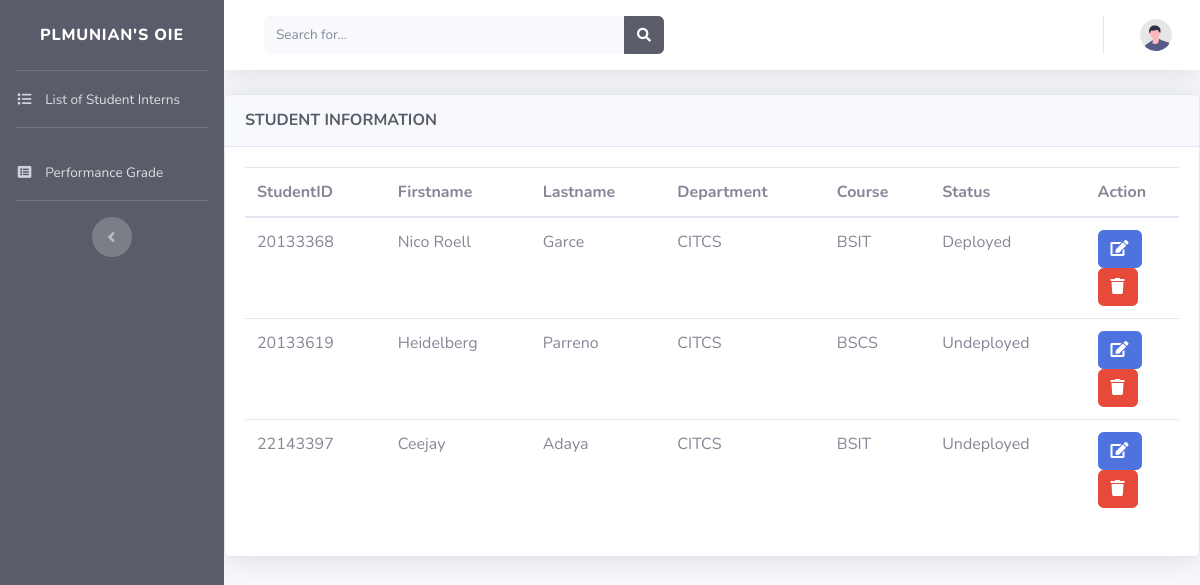
Screenshot of /adviser-portal/Pstatus.php with the database file from the repository.
### tables this page shows
CREATE TABLE `studentinfo` (
  `studentID` int(8) NOT NULL,
  `firstname` varchar(100) NOT NULL,
  `middlename` varchar(100) NOT NULL,
  `lastname` varchar(100) NOT NULL,
  `address` varchar(100) NOT NULL,
  `age` int(100) NOT NULL,
  `gender` varchar(100) NOT NULL,
  `contactNo` bigint(11) NOT NULL,
  `section` varchar(255) NOT NULL,
  `course` varchar(100) NOT NULL,
  `department` varchar(100) NOT NULL,
  `email` varchar(100) NOT NULL,
  `status` varchar(100) NOT NULL,
  `company` varchar(255) NOT NULL,
  `image` varchar(255) DEFAULT NULL,
  `school_year` varchar(255) NOT NULL,
  `semester` varchar(255) NOT NULL,
  `objective` longtext NOT NULL,
  `skills` longtext NOT NULL,
  `seminars` longtext NOT NULL
);

### adviser-portal/Pstatus.php (the view, shortened to what this page needs)
<?php
include_once("includes/connection.php");
$query="select * from studentinfo where department ='CITCS'";
$result=mysqli_query($connect,$query);
?>
<!DOCTYPE html>
<html lang="en">
<head>
    <link href="vendor/fontawesome-free/css/all.min.css" rel="stylesheet" type="text/css">
    <link rel="stylesheet" href="<?php echo web_root;?>pages/UI/icons.html">
    <link href="css/sb-admin-2.min.css" rel="stylesheet">
</head>
<body id="page-top">
    <div id="wrapper">
        <ul class="navbar-nav bg-dark sidebar sidebar-dark accordion" id="accordionSidebar">
            <a class="sidebar-brand d-flex align-items-center justify-content-center" href="header.php">
                <div class="sidebar-brand-text mx-3">Plmunian's OIE</div>
            </a>
            <hr class="sidebar-divider my-0">
            <li class="nav-item">
                <a class="nav-link" href="index.php">
                   <i class="fas fa-list fa-sm fa-fw mr-2 text-gray-400"></i>
                      <span>List of Student Interns</span></a>
            </li>
            <hr class="sidebar-divider">
            <li class="nav-item">
                <a class="nav-link" href="Pgrade.php">
                 <i class="fa fa-list-alt fa-sm fa-fw mr-2 text-gray-400"></i>
                    <span>Performance Grade</span>
                </a>
            </li>
            <hr class="sidebar-divider d-none d-md-block">
            <div class="text-center d-none d-md-inline">
                <button class="rounded-circle border-0" id="sidebarToggle"></button>
            </div>
        </ul>
        <div id="content-wrapper" class="d-flex flex-column">
            <div id="content">
                <nav class="navbar navbar-expand navbar-light bg-white topbar mb-4 static-top shadow">
                    <form
                        class="d-none d-sm-inline-block form-inline mr-auto ml-md-4 my-2 my-md-0 mw-100 navbar-search">
                        <div class="input-group">
                            <input type="text" class="form-control bg-light border-0 small" placeholder="Search for..."
                                aria-label="Search" aria-describedby="basic-addon2">
                            <div class="input-group-append">
                                <button class="btn btn-dark" type="button">
                                    <i class="fas fa-search fa-sm"></i>
                                </button>
                            </div>
                        </div>
                    </form>
                    <ul class="navbar-nav ml-auto">
                        <li class="nav-item dropdown no-arrow">
                            <a class="nav-link dropdown-toggle" href="#" id="userDropdown" role="button"
                                data-toggle="dropdown" aria-haspopup="true" aria-expanded="false">
                                <img class="img-profile rounded-circle"
                                    src="img/undraw_profile.svg">
                            </a>
                        </li>
                    </ul>
                </nav>
                        <div class="col-lg-13 mb-4">
                            <div class="card shadow mb-4">
                                <div class="card-header py-3">
                                    <h6 class="m-0 font-weight-bold text-dark">STUDENT INFORMATION</h6>
                                </div>
                                <div class="card-body">
                                    <table class="table">
                                        <thead>
                                            <tr>
                                                <th scope="col">StudentID</th>
                                                <th scope="col">Firstname</th>
                                                <th scope="col">Lastname</th>
                                                <th scope="col">Department</th>
                                                <th scope="col">Course</th>
                                                <th scope="col">Status</th>
                                                <th width="10%" align="center">Action</th>
                                            </tr>
                                        </thead>
                                        <tbody>
                                        	<?php
                                        	while($rows=mysqli_fetch_assoc($result))
                                        	{
                                        ?>
                                        	<tr>
	                                                <td><?php echo $rows['studentID'];?></td>
	                                                <td><?php echo $rows['firstname'];?></td>
	                                                <td><?php echo $rows['lastname'];?></td>
	                                                <td><?php echo $rows['department'];?></td>
	                                                <td><?php echo $rows['course'];?></td>
	                                                <td><?php echo $rows['status'];?></td>
	                                                <td>
	                                                	<a title="Edit" href="" class="btn btn-primary btn-xs"><span class="fa fa-edit fw-fa"></span>
	                                                	<a title="Delete" href="" class="btn btn-danger btn-xs"><span class="fa fa-trash"></a></span>
	                                                </td>
                                           		 </tr>
                                           	<?php
                                        		}
											?>
                                        </tbody>
                                    </table>
                                </div>
                            </div>
                        </div>
                    </div>
                </div>
            </div>
</body>
</html>

### rows the page displays
studentinfo: studentID "20133368", firstname "Nico Roell", lastname "Garce", department "CITCS", course "BSIT", status "Deployed"
studentinfo: studentID "20133619", firstname "Heidelberg", lastname "Parreno", department "CITCS", course "BSCS", status "Undeployed"
studentinfo: studentID "22143397", firstname "Ceejay", lastname "Adaya", department "CITCS", course "BSIT", status "Undeployed"
